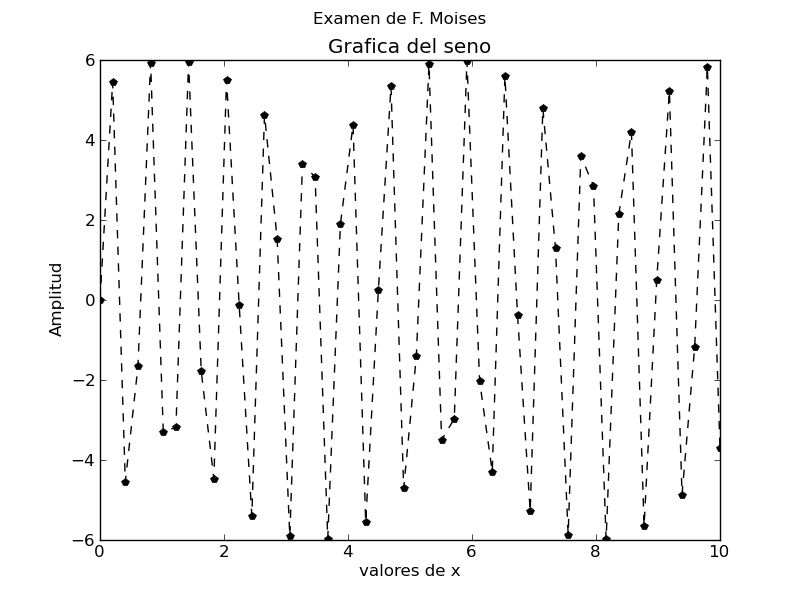

The Python source for this figure:
import scipy as sp
import matplotlib.pyplot as plt

# Creamos el array x de cero a cien con cien puntos
x = sp.linspace(0, 10,)

# Creamos el array y donde cada punto es el seno de cada elemento de x
y = sp.sin(2011*x)*6

# Nombre de los ejes

plt.xlabel('valores de x')
plt.ylabel('Amplitud')

# Representamos
plt.plot(x,y,'k--p')

#Titulo
plt.title(u'Grafica del seno') 

#Titulo superior
plt.suptitle(u'Examen de F. Moises')

#Guardar la grafica en formato png
plt.savefig('temp2.png')

# Mostramos en pantalla
plt.show()
